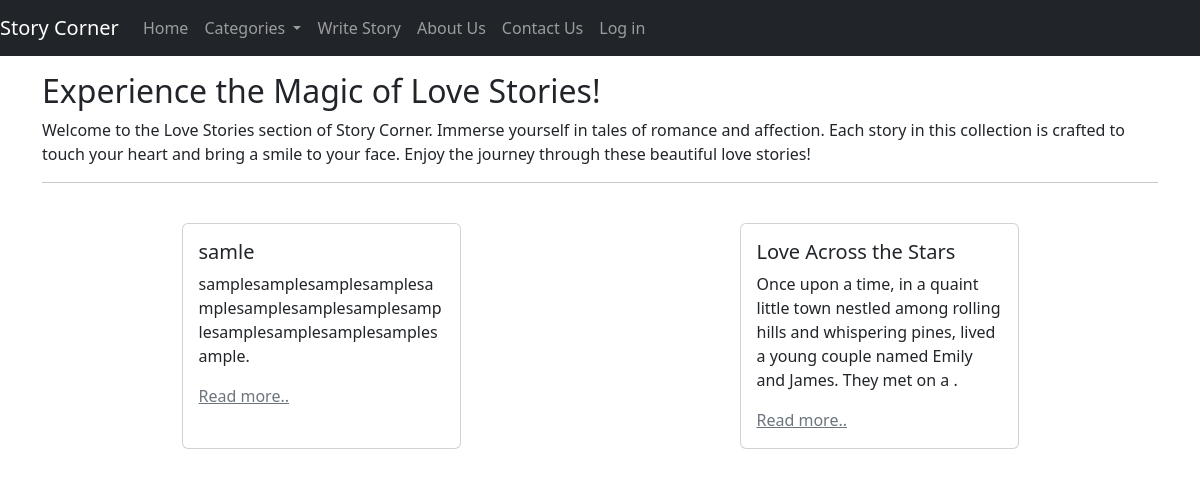
Page /love on the earlier database version.
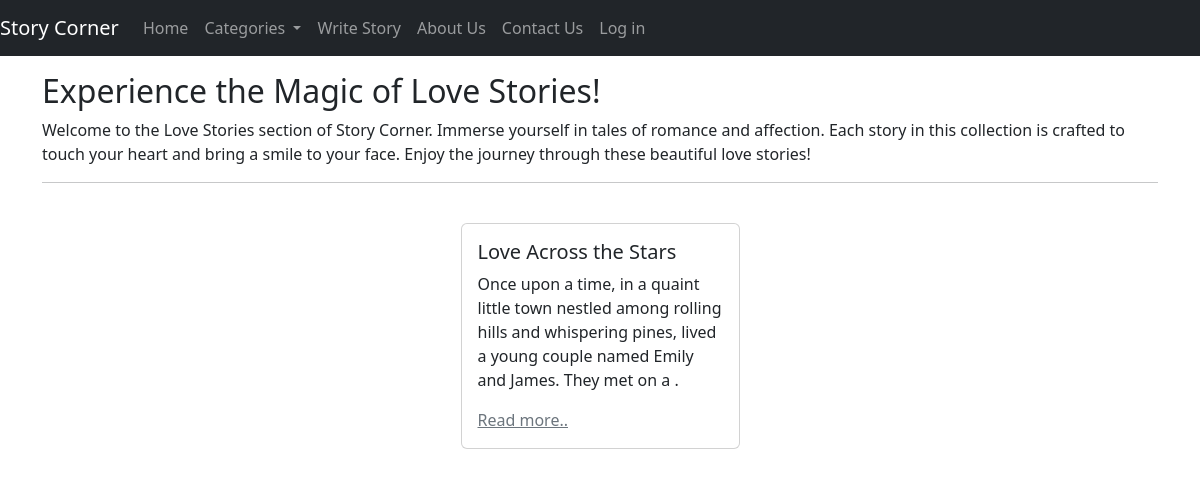
Same page on the later database version.
### models.py (models this page shows, shortened)
class Story(db.Model):
    __tablename__ = 'stories'
    id = db.Column(db.Integer, primary_key=True)
    title = db.Column(db.String(200), nullable=False)
    content = db.Column(db.Text, nullable=False)
    category = db.Column(db.String(50), nullable=False)
    user_id = db.Column(db.Integer, db.ForeignKey('users.id'), nullable=False)
    is_deleted = db.Column(db.Boolean(), nullable=False, default=False)
    updated_at = db.Column(db.DateTime(), nullable=False, default=db.func.now())
    created_at = db.Column(db.DateTime(), nullable=False, default=db.func.now())

### app.py (the view)
@app.route('/love',methods=['GET'])
def love():
    love_stories = Story.query.filter_by(category='love').all()
    return render_template('categories/love.html',stories=love_stories)

### templates/categories/love.html (shortened to what this page needs)
{% extends 'base.html' %}
{% block content %}
<div class="container mt-5 pt-4">
    <h2>Experience the Magic of Love Stories!</h2>
    <p>Welcome to the Love Stories section of Story Corner. Immerse yourself in tales of romance and affection. Each story in this collection is crafted to touch your heart and bring a smile to your face. Enjoy the journey through these beautiful love stories!</p>
    <hr>
    <br>
    <div class="d-flex  justify-content-around flex-row ">
        {% for story in stories %}
            <div class="card w-25 ">
                <div class="card-body">
                <h5 class="card-title">{{story.title}}</h5>
                <p class="card-text">{{story.content[:150]}}.</p>
                <a href="{{url_for('view_story', story_id=story.id)}}" class="text-secondary">Read more..</a>
                </div>
            </div>
            {% endfor %}
    </div>
</div>
{% endblock %}

Differences in the rows shown:
removed Story: title "samle", content "samplesamplesamplesamplesamplesamplesamplesamplesamplesamplesamplesamplesamplesample"
